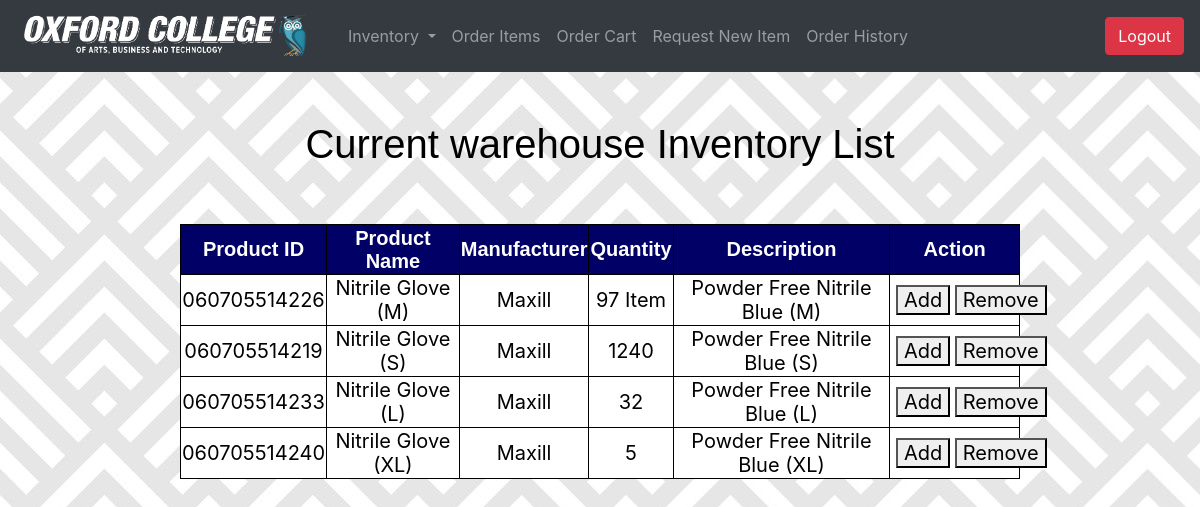
Screenshot of /purchasing/lm/lm_local_inv.php (signed in) with the database file from the repository.
### tables this page shows
CREATE TABLE IF NOT EXISTS `warehouse_inv` (
  `id` int(99) NOT NULL AUTO_INCREMENT,
  `product_id` varchar(99) NOT NULL,
  `pm_quantity` int(99) NOT NULL,
  `quantity` int(99) NOT NULL,
  PRIMARY KEY (`id`),
  KEY `product_id` (`product_id`)
);

CREATE TABLE IF NOT EXISTS `product` (
  `id` int(99) NOT NULL AUTO_INCREMENT,
  `category` varchar(255) DEFAULT NULL,
  `name` varchar(99) NOT NULL,
  `supplier` varchar(99) DEFAULT NULL,
  `min_stock` int(99) DEFAULT NULL,
  `manufacturer` varchar(99) DEFAULT NULL,
  `description` varchar(99) DEFAULT NULL,
  `product_id` varchar(99) DEFAULT NULL,
  `price` float(10,0) DEFAULT NULL,
  `image` varchar(99) DEFAULT NULL,
  `unit` varchar(99) DEFAULT NULL,
  PRIMARY KEY (`id`)
);

### purchasing/lm/lm_local_inv.php (the view, shortened to what this page needs)
<?php
  if (isset($_SESSION['loggedin']) && $_SESSION['loggedin'] == true && $_SESSSION['role']='local') {
	include("lm_topbar.php");
  } else {
  	header("Location: C:/wamp64/www/index.php");
  	exit();
  }
  $campus = $_SESSION['access'];
?>
<html>
	<head>
	</head>
	<body>
    <br>
    <br>
    <h2 class="outside">Current <?php echo $campus ?> Inventory List</h2>
    <br>
    <br>
    <table class="table1">
    	<tr>
      		<th class="table1">Product ID</th>
			<th class="table1">Product Name</th>
			<th class="table1">Manufacturer</th>
			<th class="table1">Quantity</th>
     	 	<th class="table1">Description</th>
     	 	<th class="table1">Action</th>
      	</tr>
		<?php
    $inv = $campus ."_inv";
		$sql = "SELECT * FROM $inv INNER JOIN product ON $inv.product_id=product.product_id WHERE $inv.quantity>0;";
		$result = $conn->query($sql);
		if ($result->num_rows > 0) {
			while($row = $result->fetch_assoc()) {
				$productid=$row["product_id"];
				echo "<tr>";
				echo "<td>" . $row["product_id"]."</td>";
				echo "<td>" . $row["name"]."</td>";
				echo "<td>" . $row["manufacturer"]."</td>";
				echo "<td>" . $row["quantity"]. " " .$row['unit']. "</td>";
				echo "<td>" . $row["description"]."</td>";
				echo "	<td>
							<a href='lm_add_sub.php?id=$productid&add=true' style='width: 50%; float: left;'><button type='button'>Add</button></a>
							<a href='lm_add_sub.php?id=$productid&sub=true' style='width: 50%; float: right;'><button type='button'>Remove</button></a>
						</td>";
				echo "</tr>";
			}
		}
		?>
    </table>
    <br>
    <br>
    <br>
    </body>
</html>

### purchasing/lm/lm_topbar.php (style rules this page uses)
a:link { color: black; }

### purchasing/lm/lm_local_inv.php (style rules this page uses)
body { margin: 0 auto; background-image: url(../img/bg2.jpg); }
.outside { font-size: 40px; color: Black; font-family: Tahoma, Geneva, sans-serif; text-align:center; }
h2 { font-size: 40px; color: black; font-family: Tahoma, Geneva, sans-serif; text-align:center; }
table.table1 { border-collapse: collapse; width: 70%; font-size:18px; margin: 0 auto; }
table, th, td { border: 1px solid black; text-align:center; }
th.table1 { height: 50px; background: #006; color: #FFF; font-size: 20px; font-family: Tahoma, Geneva, sans-serif; }
td { height: 30px; background: #FFF; color: black; font-size: 20px; }

### rows the page displays
warehouse_inv: product.product_id "060705514226", product.name "Nitrile Glove (M)", product.manufacturer "Maxill", quantity "97", product.unit "Item", product.description "Powder Free Nitrile Blue (M)"
warehouse_inv: product.product_id "060705514219", product.name "Nitrile Glove (S)", product.manufacturer "Maxill", quantity "1240", product.description "Powder Free Nitrile Blue (S)"
warehouse_inv: product.product_id "060705514233", product.name "Nitrile Glove (L)", product.manufacturer "Maxill", quantity "32", product.description "Powder Free Nitrile Blue (L)"
warehouse_inv: product.product_id "060705514240", product.name "Nitrile Glove (XL)", product.manufacturer "Maxill", quantity "5", product.description "Powder Free Nitrile Blue (XL)"

### other values shown
$campus "warehouse"
